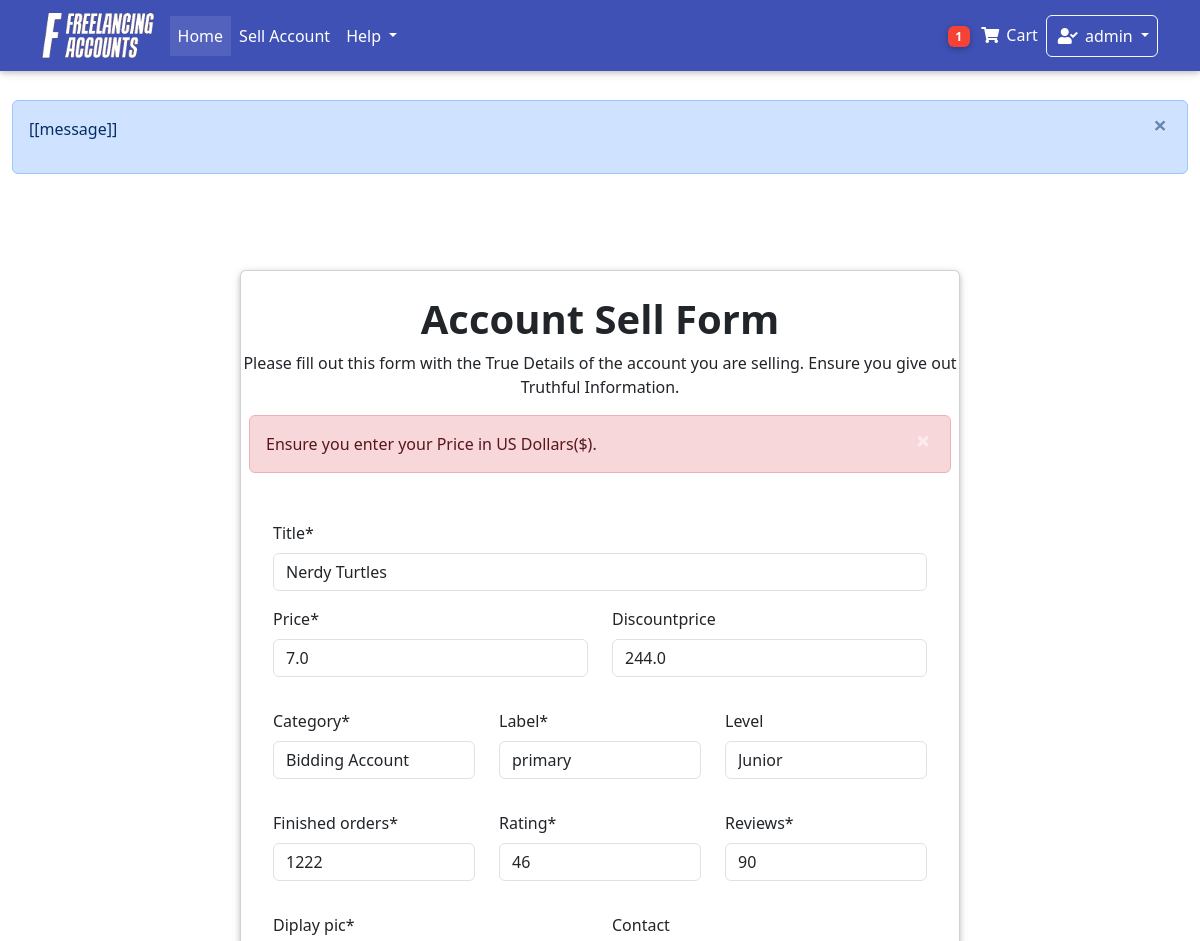
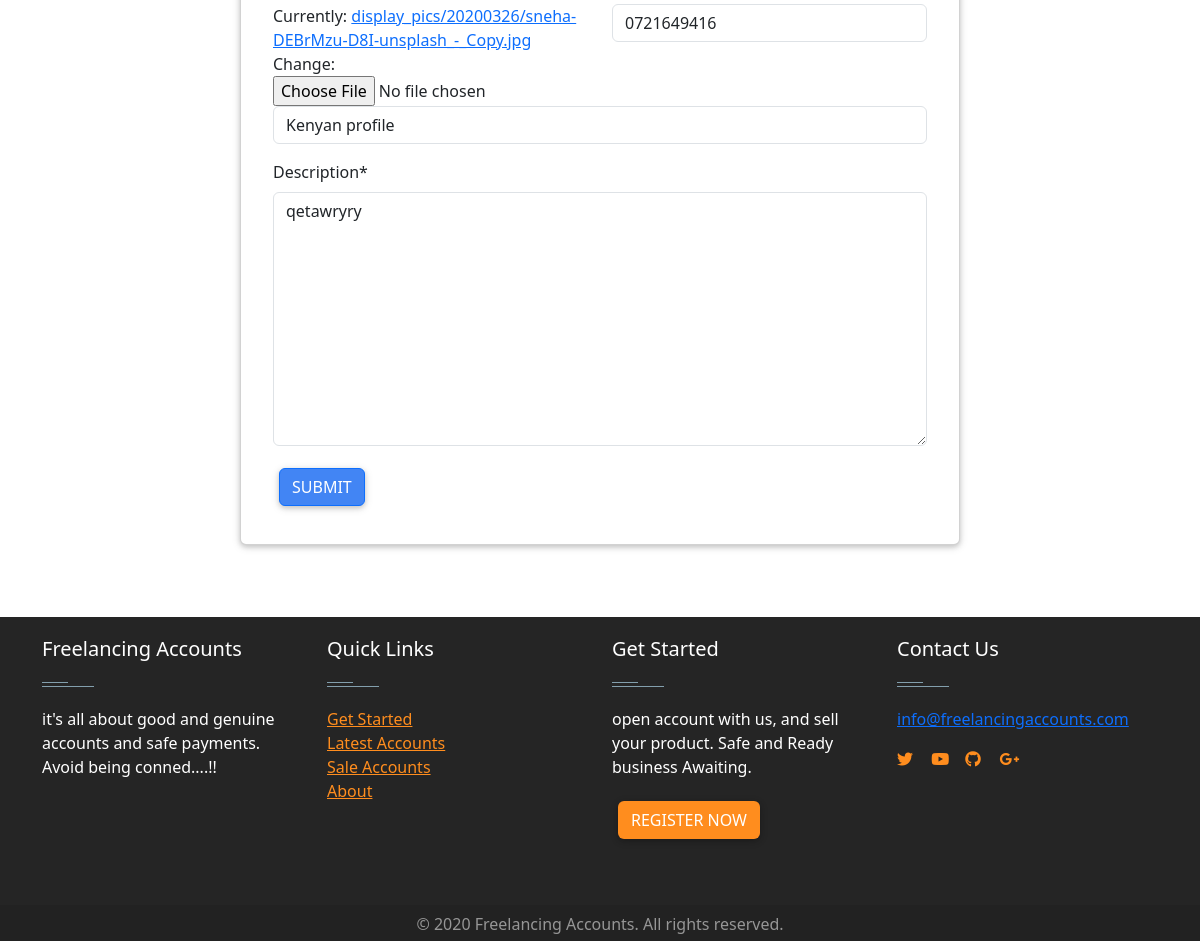
Page /edit-account/17/ (signed in) on the committed database (2 pictures, top to bottom).
### Home/models.py (models this page shows, shortened)
class Order(models.Model):
    user = models.ForeignKey(settings.AUTH_USER_MODEL,on_delete = models.CASCADE)
    items = models.ManyToManyField(OrderItem)
    start_date = models.DateField(auto_now_add = True)
    ordered_date = models.DateTimeField()
    ordered = models.BooleanField(default = False)
    seller = models.ForeignKey(settings.AUTH_USER_MODEL,on_delete = models.CASCADE, related_name="user", blank=True, null = True)
    amount = models.IntegerField(default=0.0)
    released = models.BooleanField(default=False)
    refund = models.BooleanField(default=False)
    billing_address = models.ForeignKey(
        "BillingAddress", on_delete = models.SET_NULL, blank = True, null = True)

class Item(models.Model):
    created_by = models.ForeignKey(settings.AUTH_USER_MODEL,on_delete = models.CASCADE,blank = True, null = True, editable = False)
    created_at = models.DateTimeField(auto_now_add= True, blank = True, null = True )
    title = models.CharField(max_length = 100)
    price = models.FloatField(default = 0.0)
    discountprice = models.FloatField(blank= True, null = True)
    category = models.CharField(choices = Category_choices, max_length=2)
    label = models.CharField(choices = Label_choices, max_length=1)
    Level = models.CharField(choices = Level_choices, max_length = 15 ,blank= True, null = True)
    finished_orders = models.IntegerField(default = 1)
    rating = models.IntegerField(default = 50 )
    Reviews =models.IntegerField( default = 1)
    profile = models.CharField( max_length = 20)
    description = models.TextField()
    diplay_pic = models.ImageField(upload_to = "display_pics/%Y%m%d/", max_length =255 )
    contact = models.CharField(max_length=15 ,null = True,blank= True)
    sold = models.BooleanField(default=False)

### Home/views.py (the view)
# urls.py: path('edit-account/<int:pk>/', views.Sell_item_Update.as_view(), name= "edit_account"),
class Sell_item_Update(LoginRequiredMixin,UpdateView):
    model = Item
    fields = '__all__'
    template_name = "sell_item.html"

### Home/templatetags/cart_template_tags.py (called while the page is built)
@register.filter
def cart_item_count(user):
    if user.is_authenticated:
        qs = Order.objects.filter(user = user, ordered = False)
        if qs.exists():
            return qs[0].items.count()
    return 0

@register.filter
def account_cash(user):
    if user.is_authenticated:
        qs = AccountsModel.objects.get(user= user)
        amount= qs.amount
        return amount

### Home/templatetags/login_tag.py (called while the page is built)
@register.inclusion_tag('logins/login_form.html')
def login_form_tag(current_page=None):
    return {'loginform': LoginForm(),
            'redirect_to': current_page}

### Home/templates/sell_item.html (shortened to what this page needs)
<!DOCTYPE html>
<html lang="en" dir="ltr">
{% extends "base.html"%}
{% load  staticfiles %}
{%  load crispy_forms_tags %}
        {% block content %}
        <main class="">
            <div class="container dark-grey-text mt-5">
              <div class="container wow fadeIn">
                    <div class="row">
                        <div class=" col-lg-8 col-md-12 mb-4 m-auto">
                            <div class="card my-5">
                            <h1 class="card-title text-center pt-4"><strong>Account Sell Form</strong></h1>
                            <p class="text-center">Please fill out this form with the True Details of the account you are selling.
                               Ensure you give out Truthful Information.</p>
                             <div class="alert alert-danger alert-dismissible mx-2">
                                Ensure you enter your Price in US Dollars($).
                                <button type="button " class="close" data-dismiss="alert" aria-label="Close">
                                  <span aria-hidden="true" class="white-text">&times;</span>
                                </button>
                             </div>
                            <div class=" card-body">
                            <form method= "POST" class="card-body" enctype="multipart/form-data" >
                                    <div class="form-group ">
                                      {{ form.title | as_crispy_field }}
                                    </div>
                                <div class="row ">
                                  <div class="form-group col-lg-6 col-md-12">
                                    {{  form.price | as_crispy_field }}
                                  </div>
                                  <div class="form-group col-lg-6 col-md-12">
                                    {{ form.discountprice | as_crispy_field }}
                                  </div>
                                </div>
                                <div class="row ">
                                  <div class="form-group col-lg-4 col-md-12">
                                    {{ form.category | as_crispy_field }}
                                  </div>
                                  <div class="form-group col-lg-4 col-md-12">
                                    {{ form.label | as_crispy_field }}
                                  </div>
                                  <div class="form-group col-lg-4 col-md-12">
                                    {{ form.Level | as_crispy_field }}
                                  </div>
                                </div>
                                <div class="row">
                                    <div class="form-group col-lg-4 col-md-12">
                                      {{ form.finished_orders | as_crispy_field }}
                                    </div>
                                    <div class="form-group col-lg-4 col-md-12">
                                      {{ form.rating | as_crispy_field }}
                                    </div>
                                    <div class="form-group col-lg-4 col-md-12">
                                      {{ form.Reviews | as_crispy_field }}
                                    </div>
                                </div>
                                <div class="row">
                                  <div class="custom-file col-lg-6 col-md-12">
                                    {{ form.diplay_pic|as_crispy_field}}
                                  </div>
                                  <div class="form-group col-lg-6 col-md-12">
                                    {{ form.contact | as_crispy_field }}
                                  </div>
                                </div>
                                <div class="form-group ">
                                  {{ form.profile | as_crispy_field }}
                                </div>
                                <div class="form-group ">
                                  {{ form.description | as_crispy_field }}
                                </div>
                                  <input type="submit"  class = 'btn btn-primary' value="Submit" />
                              </form>
                            </div>
                            </div>
                        </div>
                    </div>
              </div>
         </div>
        </main>
        {% endblock%}

### Home/templates/nav.html (shortened to what this page needs)
{% load cart_template_tags %}
{% load static %}
{% load notifications_tags %}
    <nav class="navbar fixed-top navbar-expand-lg  navbar-dark indigo mb-5">
        <div class = 'container' >
            <a class="navbar-brand" href="/home/">
              <img src="{% static 'whitelogo.png' %}" height="45px" alt="">
            </a>
            <div class="collapse navbar-collapse" id="navbarSupportedContent">
              <ul class="navbar-nav mr-auto">
                <li class="nav-item active">
                  <a class="nav-link" href="/home/"> Home <span class="sr-only">(current)</span></a>
                </li>
                <li class="nav-item">
                  <a class = "nav-link" href="/sell-account/" >
                    Sell Account
                  </a>
                </li>
                <li class="nav-item dropdown">
                  <a class="nav-link dropdown-toggle" href="#" id="navbarDropdownMenuLink" role="button" data-toggle="dropdown" aria-haspopup="true" aria-expanded="false">
                    Help
                  </a>
                </li>
              </ul>
            </div>
            <ul class="navbar-nav nav-flex-icons mx-right">
              {%  if request.user.is_authenticated  %}
                <li class="nav-item">
                  <a class="nav-link waves-effect " href = "{% url "Home:order-summary" %}">
                    <span class="badge red z-depth-1 badge-pill mr-1"> {{ request.user|cart_item_count }}</span>
                    <i class="fas fa-shopping-cart"></i>
                    <span class="clearfix d-none d-sm-inline-block"> Cart </span>
                  </a>
                  <li class="nav-item dropdown">
                    <a class="nav-link dropdown-toggle border border-light rounded waves-effect  waves-light" href="#" id="navbarDropdownMenuLink" role="button" data-toggle="dropdown" aria-haspopup="true" aria-expanded="false">
                      <i class="fas fa-user-check"></i>  {{request.user}}
                    </a>
                  </li>
                  {% endif %}
                </ul>
          </div>
        </nav>

### Home/templates/footer.html (style rules this page uses)
.btn { background-color: #ff8d1e; color:#fff; }

### rows in the picture
Item: title "Nerdy Turtles", price "7.0", discountprice "244.0", category "Bidding Account", label "primary", Level "Junior", finished_orders "1222", rating "46", Reviews "90", contact "0721649416", profile "Kenyan profile", description "qetawryry"

### other values in the picture
{{ request.user|cart_item_count }} "1"
{{ request.user }} "admin"
